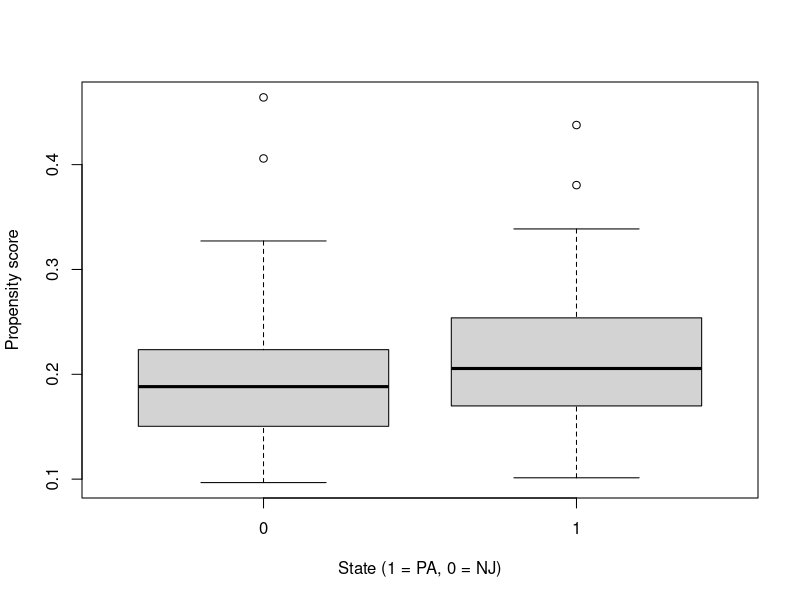
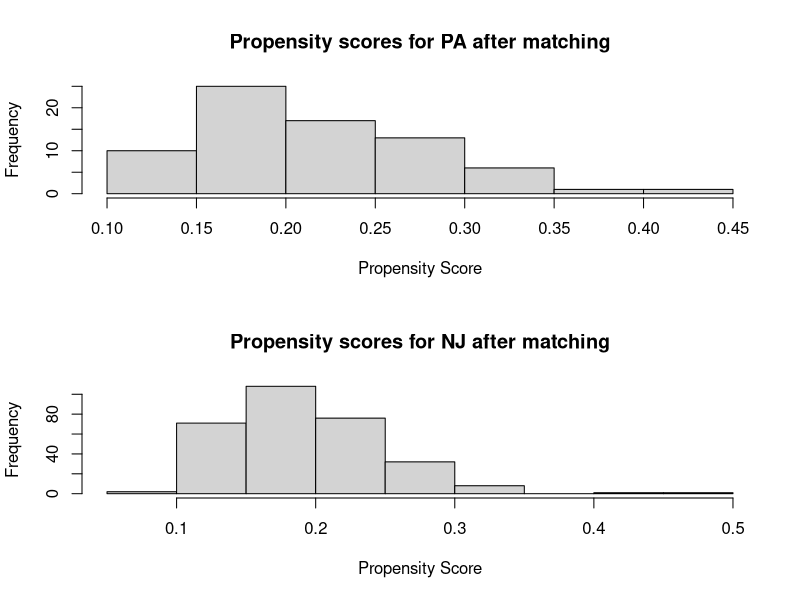
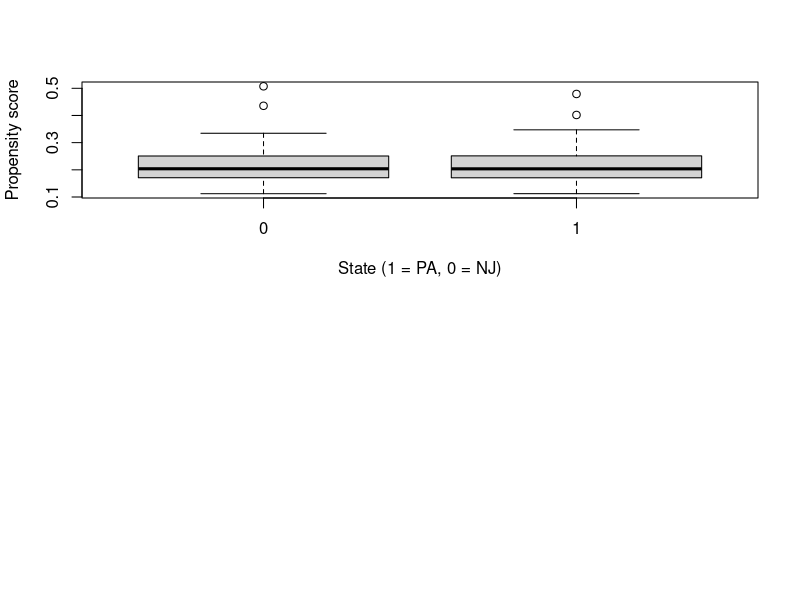

Reproduce these figures in R, in order.
### Script for analyis of the minimum wage data
# see the slides on Propensity scores for data description

#load in the data
minwagedata = read.csv("MinimumWageData.csv", header = T)

#check to make sure the data loaded correctly
dim(minwagedata)
minwagedata[1:2,]

summary(minwagedata)

#note that there are more in NJ than PA, and we labeled NJ = 1 and PA = 0
#we will want to switch the 0s and 1s later for matching

#let's look at covariates by NJ and by PA

#first PA
summary(minwagedata[minwagedata$NJ.PA == 0, 3:8])

#now NJ
summary(minwagedata[minwagedata$NJ.PA == 1, 3:8])

#notice that the distributions of prior employment are not well balanced
#other variables pretty close, but we might be able to do better by matching

#since there are more in PA than NJ, we make PA the treated and NJ the control
#we can do this pretty easily by making a new dummy variable

minwagedata$PA.NJ = 0
minwagedata$PA.NJ[minwagedata$NJ.PA == 0] = 1

#fit the logit regression for the propensity scores
pscorereg = glm(PA.NJ ~ EmploymentPre + WagePre + BurgerKing + KFC + Roys + Wendys, data = minwagedata)
pscorereg

#oops... we didn't need to include one of the dummy variables due to collinearity. drop Wendys

pscorereg = glm(PA.NJ ~ EmploymentPre + WagePre + BurgerKing + KFC + Roys, data = minwagedata)
pscorereg

#propensity scores are the predicted probabilities
pscores = predict(pscorereg, type = "response")

#look at distribution of propensity scores for treateds and controls

boxplot(pscores~minwagedata$PA.NJ, xlab = "State (1 = PA, 0 = NJ)", ylab = "Propensity score")

#you also could do this by comparing histograms.  Here is some code to do so
par(mfcol = c(2,1))
hist(pscores[minwagedata$PA.NJ == 1], xlab = "Propensity Score", main = "Propensity scores for PA after matching")
hist(pscores[minwagedata$PA.NJ == 0], xlab = "Propensity Score", main = "Propensity scores for NJ after matching")

#we can see clear differences in the distributions of propensity scores
#thus, a simple comparison of the outcomes would be confounded by differences in the background variables

#the propensity scores overlap lots, so we can feel good about prospects for matching
#we will use the package MatchIt to do propensity score matching
#install.packages("MatchIt")
library(MatchIt)

#main call-- embed the logistic regression inside the call
#start with a main effects only regression
matchesMW = matchit(PA.NJ ~ EmploymentPre + WagePre + BurgerKing + KFC + Roys, method = "nearest", distance = "logit", data = minwagedata)

#if you are curious, here are the row numbers of the matched controls using built in functions from MatchIt
matchesMW$match.matrix

#create the combined dataset using function from MatchIt
minwagematcheddata = match.data(matchesMW)

#let's look at the propensity scores after matching.  the "distance" variable gives scores. 
boxplot(minwagematcheddata$distance~minwagematcheddata$PA.NJ, xlab = "State (1 = PA, 0 = NJ)", ylab = "Propensity score")

#the distributions are more similar! now let's look at balance post-matching for each covariate.
#can see results conveniently using the summary command on the MatchIt object

summary(matchesMW)

#for descriptions of all output, see https://r.iq.harvard.edu/docs/matchit/2.4-20/Output_Values2.html 
#we will focus on the percent balance improvement table.  postive values are good, negative values are bad

#generally improved balance!  Not quite balanced for percentage of Roys restaurants

#let's repeat but this time include the outputs for interactions and squared terms

summary(matchesMW, interactions = T)

#looks like quantities involving Roys restaurants got worse after matching.
#let's see if we can find a better balance using interaction effects...

matchesMWint = matchit(PA.NJ ~ WagePre*(BurgerKing + KFC + Roys) + EmploymentPre*(BurgerKing + KFC + Roys), method = "nearest", distance = "logit", data = minwagedata, )

#we will start looking at the results with "interaction" option  in summary() turned off

summary(matchesMWint)

#this seems to be an improvement! we have closer balance, in general and especially for interactions

#notice that we don't see the balance in the squared terms
#we need to turn on the interaction option to get results for squared terms
#but this also produces silly variables (interactions of interactions) that we should ignore
#so, we turn it on just to look for EmploymentPrexEmplomentPre and WagePrexWagePre

summary(matchesMWint, interactions = T)

#let's see if we can find better balance using interaction effects and quadratic effects...

matchesMWintsq = matchit(PA.NJ ~ (WagePre + I(WagePre^2))*(BurgerKing + KFC + Roys) + (EmploymentPre+ I(EmploymentPre^2))*(BurgerKing + KFC + Roys), method = "nearest", distance = "logit", data = minwagedata)

#now we don't need to turn on the interactions option, since we will get all the output
summary(matchesMWintsq)

#that didn't really seem to help...  wages are off.  let's drop interactions for wages

matchesMWintsq1 = matchit(PA.NJ ~ (WagePre + I(WagePre^2))  + (EmploymentPre+ I(EmploymentPre^2))*(BurgerKing + KFC + Roys), method = "nearest", distance = "logit", data = minwagedata)

summary(matchesMWintsq1)

#that looks pretty good.  but let's turn on the interactions option to check the interaction effects for wages
#here, we are just looking for the two-way interactions with wages and wages^2

summary(matchesMWintsq1, interactions = T)

#let's try removing the quadratic for Wage^2

matchesMWintsq2 = matchit(PA.NJ ~ WagePre  + (EmploymentPre+ I(EmploymentPre^2))*(BurgerKing + KFC + Roys), method = "nearest", distance = "logit", data = minwagedata)
summary(matchesMWintsq2)
summary(matchesMWintsq2, interactions  = T)
#that is even a little better... let's go with this as our final model and matched set

#we can create the final matched set
minwagematcheddata = match.data(matchesMWintsq2)

#we can estimate the difference in the outcome variable
trteffct = mean(minwagematcheddata$EmploymentPost[minwagematcheddata$PA.NJ==1]) - mean(minwagematcheddata$EmploymentPost[minwagematcheddata$PA.NJ==0])

#a problem with this estimator is that there is still imbalance in the treated and 
#matched control covariate distributions!  So, we really shouldn't use it...
 
#but, if you wanted to do so, you can treat the data like two independent samples  

se = sqrt(var(minwagematcheddata$EmploymentPost[minwagematcheddata$PA.NJ==1])/73 + var(minwagematcheddata$EmploymentPost[minwagematcheddata$PA.NJ==0])/73)

#so confidence intervals would be
trteffct - 1.96*se
trteffct + 1.96*se

#given small imbalances remaining, we should do a regression analysis to 
#control for covariates when estimating the treatment effect.
#this involves regressing on the relevant covariates and adding a dummy variable
#for the treatment.  This is a regular regression analysis, so I leave it
#to you if you want to pursue it further!
